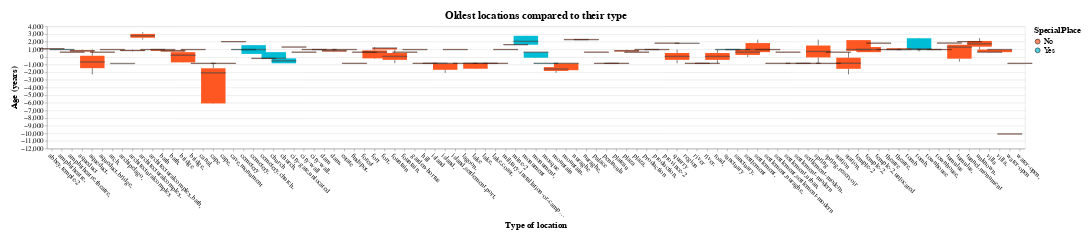

The notebook cell this image was saved under:
### Code cell
alt.Chart(
    data=d_boxplot,
    height=250,
    width=3000,
    padding=20,
    title=alt.TitleParams(
        text='Oldest locations compared to their type',
        fontSize=22,
        font=__CHART_FONT__
    )
).mark_boxplot(
    size=50,
    extent=0.5,
    outliers=False,
    median=alt.MarkConfig(
        stroke='black'
    )
).encode(
    x=alt.X(
        'featureType:N',
        axis=alt.Axis(
            title="Type of location",
            titleFontSize=18,
            titleFont=__CHART_FONT__,
            labelFontSize=14,
            labelFont=__CHART_FONT__,
            labelAngle=45
        ),
    ),
    y=alt.Y(
        'age:Q',
        axis=alt.Axis(
            title='Age (years)',
            titleFontSize=18,
            titleFont=__CHART_FONT__,
            labelFontSize=14,
            labelFont=__CHART_FONT__,
            tickCount=20
        )
    ),
    color=alt.Color(
        # colour boxes red/blue 
        'SpecialPlace:N',
        scale=alt.Scale(
            range=['#FF5722', '#00BCD4']
        ),
        legend=alt.Legend(
            titleFontSize=18,
            titleFont=__CHART_FONT__,
            labelFontSize=16,
            labelFont=__CHART_FONT__
        )
    )
)

### Figure 1 — Vega-Lite specification as saved in the notebook (floating-point values rounded to 4 significant figures; data arrays with more than 128 entries replaced by an {"elided": "..."} marker saying what was removed)
{"config": {"view": {"continuousWidth": 400, "continuousHeight": 300}}, "data": {"name": "data-9aba1c5e3206deb70e81acc9ea8d921d"}, "mark": {"type": "boxplot", "extent": 0.5, "median": {"stroke": "black"}, "outliers": false, "size": 50}, "encoding": {"color": {"type": "nominal", "field": "SpecialPlace", "legend": {"labelFont": "Circular", "labelFontSize": 16, "titleFont": "Circular", "titleFontSize": 18}, "scale": {"range": ["#FF5722", "#00BCD4"]}}, "x": {"type": "nominal", "axis": {"labelAngle": 45, "labelFont": "Circular", "labelFontSize": 14, "title": "Type of location", "titleFont": "Circular", "titleFontSize": 18}, "field": "featureType"}, "y": {"type": "quantitative", "axis": {"labelFont": "Circular", "labelFontSize": 14, "tickCount": 20, "title": "Age (years)", "titleFont": "Circular", "titleFontSize": 18}, "field": "age"}}, "height": 250, "padding": 20, "title": {"text": "Oldest locations compared to their type", "font": "Circular", "fontSize": 22}, "width": 3000, "$schema": "https://vega.github.io/schema/vega-lite/v4.8.1.json", "datasets": {"data-9aba1c5e3206deb70e81acc9ea8d921d": {"elided": "528 records"}}}
